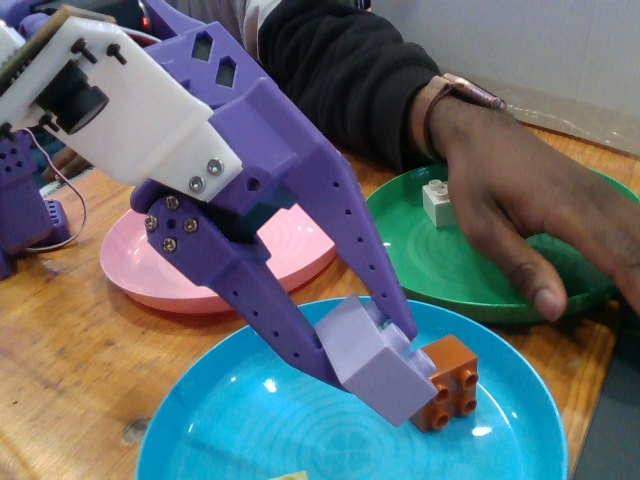
#> input picture positive/lavender-2x2_3437/grip-017/frame_006.jpg, 640 x 480 px, given in place of top.jpg, which was not available
$ python orange_corners.py --directory ../positive/lavender-2x2_3437/grip-017
#> lines starting #> are read from the running program, lines starting #| are printed output that depends on the picture; after the words box and inside, x2 and y2 are one past the last pixel; in counts of white or black regions, pixels touching at a corner belong together
#> in main, image is the input picture: shape (480, 640, 3); mean B, G, R 112.3, 107.5, 97.1
"""Find color-contrast corner candidates on an irregular orange board.

Candidates are for manual review, not ordered calibration correspondences.
"""

import argparse
import json
from pathlib import Path

import cv2
import numpy as np


def detect(image, polygon):
    b, g, r = cv2.split(image.astype(np.float32))
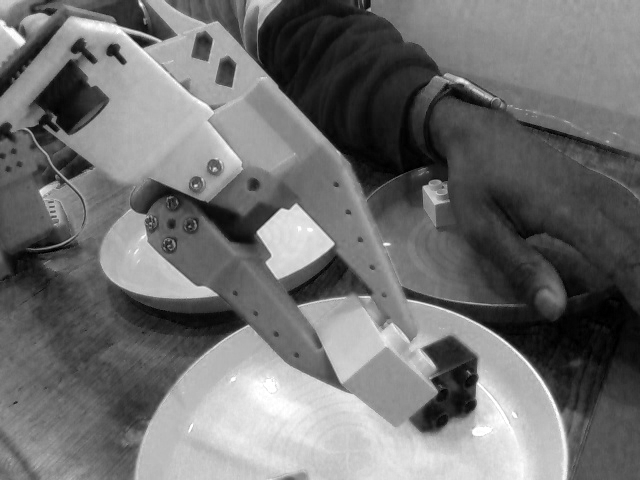
#> b: shape (480, 640) float32; min 0, max 255, mean 112.3
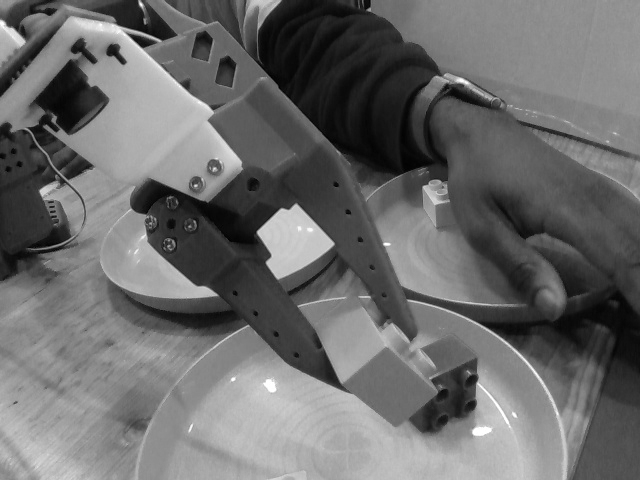
#> g: shape (480, 640) float32; min 0, max 255, mean 107.5
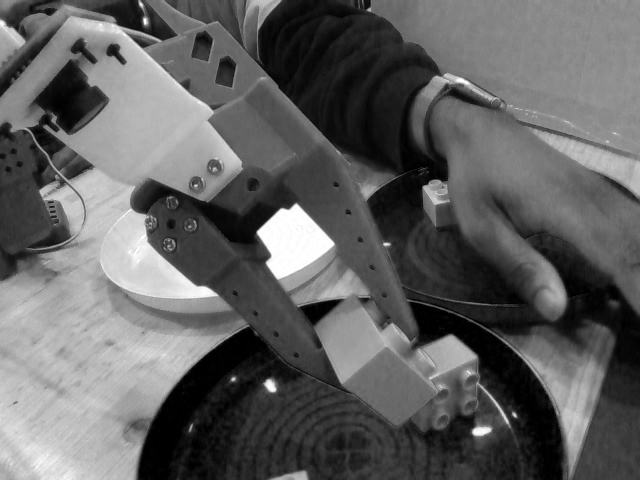
#> r: shape (480, 640) float32; min 0, max 255, mean 97.1
    contrast = (r - g) / (r + g + b + 1)
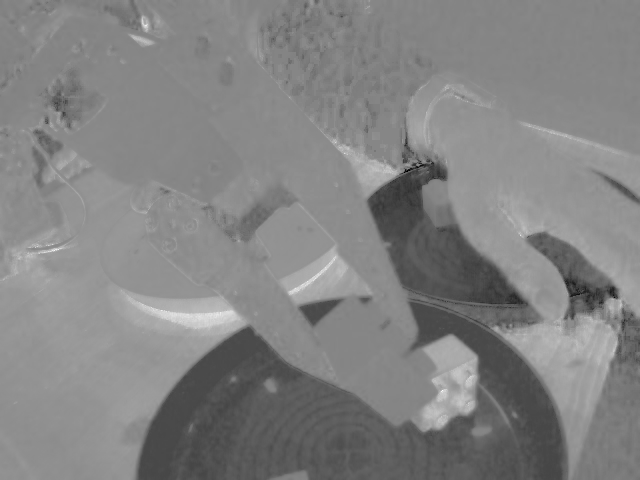
#> contrast: shape (480, 640) float32; min -0.941, max 0.838, mean -0.0271; drawn with min black and max white
    mask = np.zeros(image.shape[:2], np.uint8)
    cv2.fillPoly(mask, [np.asarray(polygon, np.int32)], 255)
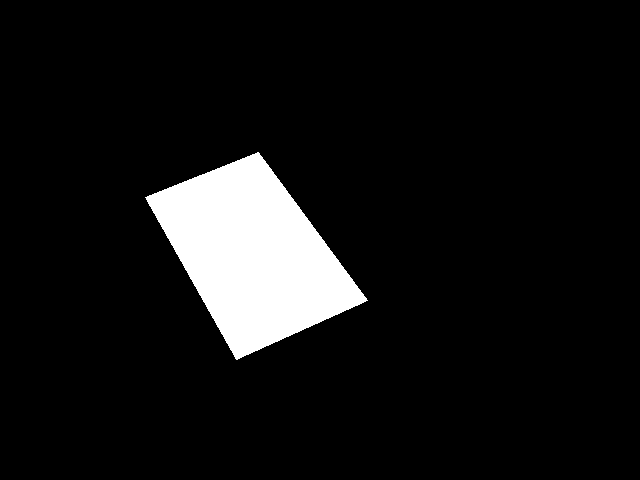
#> mask: shape (480, 640); 7.9% white; 1 white region, box (x1, y1, x2, y2) and area: (145, 152, 368, 360) 24388
    values = contrast[mask > 0]
    lo, hi = np.percentile(values, [5, 95])
#> lo = -0.315; hi = 0.29
    if hi - lo < 0.005:
        raise ValueError("Insufficient orange color contrast")
    channel = (255 * np.clip((contrast - lo) / (hi - lo), 0, 1)).astype(np.uint8)
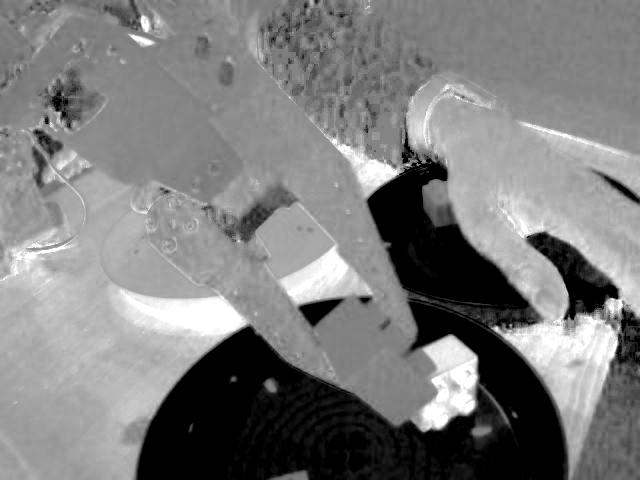
#> channel: shape (480, 640); min 0, max 255, mean 124.6
    channel = cv2.GaussianBlur(channel, (3, 3), 0)
    corners = cv2.goodFeaturesToTrack(channel, 80, 0.08, 9, mask=mask, blockSize=5)
#> corners = 24 rows, first 8: [300, 308], [360, 299], [169, 192], [342, 300], [249, 326], [202, 208], [237, 241], [256, 333]
    points = [] if corners is None else corners.reshape(-1, 2).tolist()
#> points = [[300, 308], [360, 299], [169, 192], [342, 300], [249, 326], [202, 208], [237, 241], [256, 333], [224, 215], [265, 257], [246, 241], [235, 293], [225, 230], [238, 217], [219, 294], [255, 313], [268, 212], [150, 203], [173, 227], [288, 205], [205, 282], [279, 281], [258, 204], [174, 238]]
    overlay = image.copy()
    for i, (x, y) in enumerate(points):
        cv2.circle(overlay, (round(x), round(y)), 4, (0, 255, 0), 1)
        cv2.putText(
            overlay, str(i), (round(x) + 4, round(y)), cv2.FONT_HERSHEY_SIMPLEX, 0.3, (0, 255, 0), 1
        )
#> this loop made 24 passes
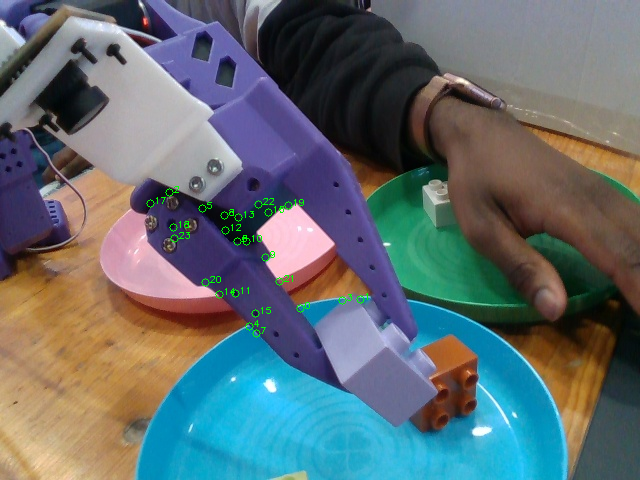
#> overlay: shape (480, 640, 3); 0.32% of pixels changed, all inside (x1, y1, x2, y2) = (146, 186, 368, 338)
    return points, channel, overlay


def main():
    parser = argparse.ArgumentParser(description=__doc__)
    parser.add_argument("--directory", type=Path, required=True)
    args = parser.parse_args()
    # Explicit polygons are specific to the reviewed 2026-11-14 capture pair.
    polygons = {
        "top": [[145, 197], [258, 152], [367, 300], [236, 359]],
        "plate": [[224, 349], [385, 253], [639, 277], [639, 420]],
    }
    report = {
        "calibrated": False,
        "method": "normalized red-green contrast + Shi-Tomasi",
        "views": {},
    }
    for name, polygon in polygons.items():
        image = cv2.imread(str(args.directory / f"{name}.jpg"))
        if image is None:
            raise ValueError(f"Cannot read {name}")
        points, channel, overlay = detect(image, polygon)
        cv2.imwrite(str(args.directory / f"{name}-orange-contrast.png"), channel)
        cv2.imwrite(str(args.directory / f"{name}-corner-candidates.png"), overlay)
        report["views"][name] = {
            "polygon": polygon,
            "candidate_count": len(points),
            "candidate_pixels": points,
        }
#> pass 2 of the loop in main, `for name, polygon in polygons.items():`:
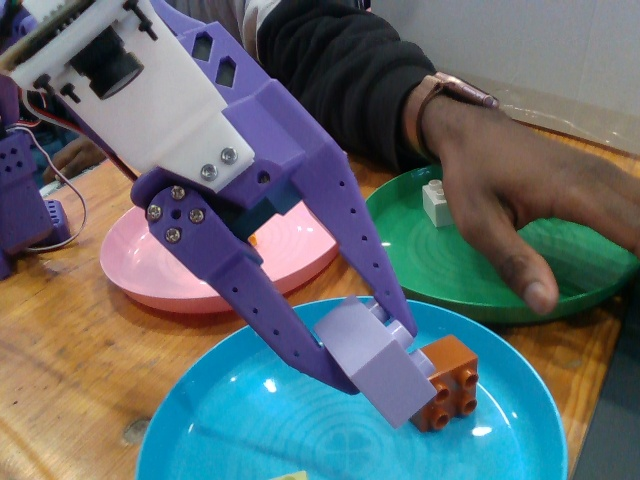
#> input picture positive/lavender-2x2_3437/grip-017/frame_008.jpg, 640 x 480 px, given in place of plate.jpg, which was not available
#> in main, image is the input picture: shape (480, 640, 3); mean B, G, R 110.4, 106.7, 96.2
#> in detect (call 2), `cv2.fillPoly(mask, [np.asarray(polygon, np.int32)], 255)`:
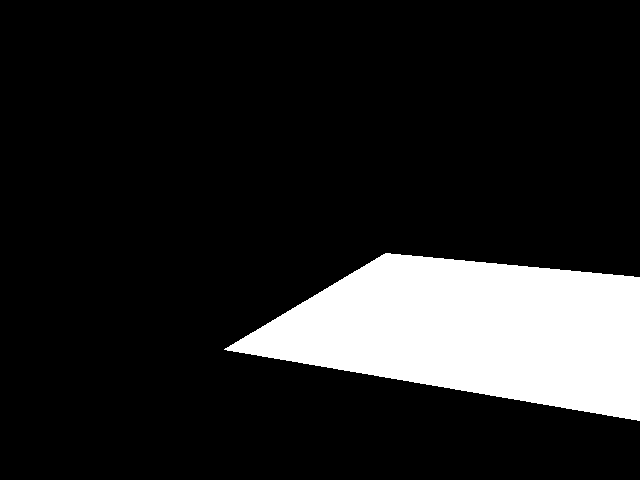
#> mask: shape (480, 640); 14.4% white; 1 white region, box (x1, y1, x2, y2) and area: (224, 253, 640, 421) 44284
#> lo = -0.432; hi = 0.253
#> corners = 39 rows, first 8: [622, 294], [494, 324], [610, 302], [633, 280], [295, 309], [360, 299], [506, 329], [386, 324]
#> in detect (call 2), `points = [] if corners is None else corners.reshape(-1, 2).tolist()`: points = 39 pairs, first value 256 to 633, second value 280 to 390
#> the loop in detect (call 2), `for i, (x, y) in enumerate(points):` made 39 passes
#> after the loop in detect (call 2), `for i, (x, y) in enumerate(points):`:
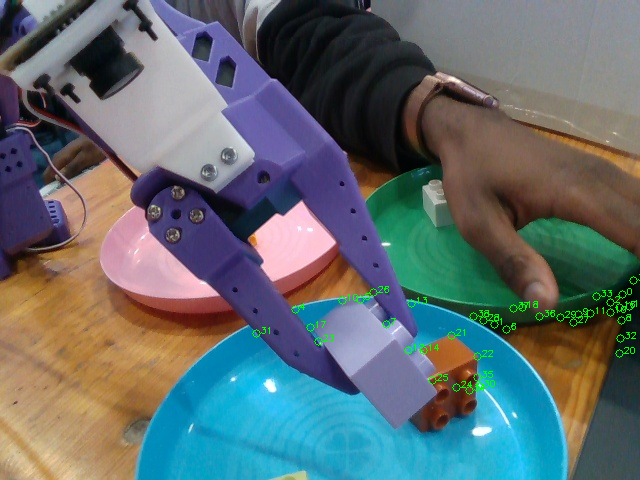
#> overlay: shape (480, 640, 3); 0.55% of pixels changed, all inside (x1, y1, x2, y2) = (252, 274, 640, 395)
    report["limitations"] = [
        "Unordered candidates may include edge or texture artifacts",
        "No cross-camera matching or transform",
        "Plate view clips the right side of this target",
        "Irregular grid cannot be passed to standard equal-square calibration",
    ]
    (args.directory / "corner-report.json").write_text(json.dumps(report, indent=2) + "\n")
    print({name: data["candidate_count"] for name, data in report["views"].items()})
#| {'top': 24, 'plate': 39}


if __name__ == "__main__":
    main()
